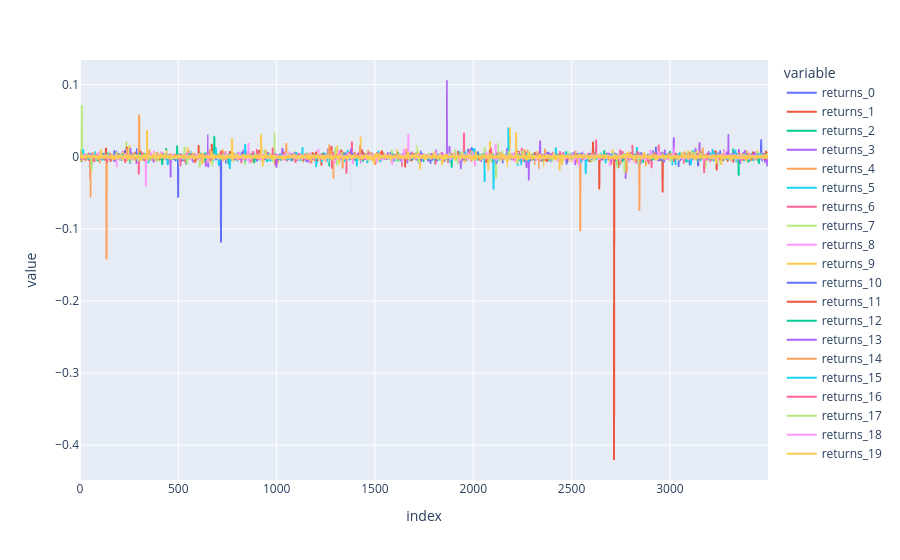

The notebook cell saved with this chart:
### Code cell
returns: pd.DataFrame = pd.DataFrame({f"returns_{i}": np.log(df[f"price_{i}"].shift(-1)/df[f"price_{i}"]).dropna() for i in range(num_paths)})
px.line(returns, x = returns.index, y = [f"returns_{i}" for i in range(num_paths)])

### Figure 1 — Plotly figure (JSON) as saved in the notebook; plotly's stock layout.template omitted (floating-point values rounded to 4 significant figures; data arrays with more than 128 entries replaced by an {"elided": "..."} marker saying what was removed)
{"data": [{"hovertemplate": "variable=returns_0<br>index=%{x}<br>value=%{y}<extra></extra>", "legendgroup": "returns_0", "line": {"color": "#636efa", "dash": "solid"}, "marker": {"symbol": "circle"}, "mode": "lines", "name": "returns_0", "showlegend": true, "type": "scattergl", "x": {"elided": "3500 int values"}, "xaxis": "x", "y": {"elided": "3500 float values"}, "yaxis": "y"}, {"hovertemplate": "variable=returns_1<br>index=%{x}<br>value=%{y}<extra></extra>", "legendgroup": "returns_1", "line": {"color": "#EF553B", "dash": "solid"}, "marker": {"symbol": "circle"}, "mode": "lines", "name": "returns_1", "showlegend": true, "type": "scattergl", "x": {"elided": "3500 int values"}, "xaxis": "x", "y": {"elided": "3500 float values"}, "yaxis": "y"}, {"hovertemplate": "variable=returns_2<br>index=%{x}<br>value=%{y}<extra></extra>", "legendgroup": "returns_2", "line": {"color": "#00cc96", "dash": "solid"}, "marker": {"symbol": "circle"}, "mode": "lines", "name": "returns_2", "showlegend": true, "type": "scattergl", "x": {"elided": "3500 int values"}, "xaxis": "x", "y": {"elided": "3500 float values"}, "yaxis": "y"}, {"hovertemplate": "variable=returns_3<br>index=%{x}<br>value=%{y}<extra></extra>", "legendgroup": "returns_3", "line": {"color": "#ab63fa", "dash": "solid"}, "marker": {"symbol": "circle"}, "mode": "lines", "name": "returns_3", "showlegend": true, "type": "scattergl", "x": {"elided": "3500 int values"}, "xaxis": "x", "y": {"elided": "3500 float values"}, "yaxis": "y"}, {"hovertemplate": "variable=returns_4<br>index=%{x}<br>value=%{y}<extra></extra>", "legendgroup": "returns_4", "line": {"color": "#FFA15A", "dash": "solid"}, "marker": {"symbol": "circle"}, "mode": "lines", "name": "returns_4", "showlegend": true, "type": "scattergl", "x": {"elided": "3500 int values"}, "xaxis": "x", "y": {"elided": "3500 float values"}, "yaxis": "y"}, {"hovertemplate": "variable=returns_5<br>index=%{x}<br>value=%{y}<extra></extra>", "legendgroup": "returns_5", "line": {"color": "#19d3f3", "dash": "solid"}, "marker": {"symbol": "circle"}, "mode": "lines", "name": "returns_5", "showlegend": true, "type": "scattergl", "x": {"elided": "3500 int values"}, "xaxis": "x", "y": {"elided": "3500 float values"}, "yaxis": "y"}, {"hovertemplate": "variable=returns_6<br>index=%{x}<br>value=%{y}<extra></extra>", "legendgroup": "returns_6", "line": {"color": "#FF6692", "dash": "solid"}, "marker": {"symbol": "circle"}, "mode": "lines", "name": "returns_6", "showlegend": true, "type": "scattergl", "x": {"elided": "3500 int values"}, "xaxis": "x", "y": {"elided": "3500 float values"}, "yaxis": "y"}, {"hovertemplate": "variable=returns_7<br>index=%{x}<br>value=%{y}<extra></extra>", "legendgroup": "returns_7", "line": {"color": "#B6E880", "dash": "solid"}, "marker": {"symbol": "circle"}, "mode": "lines", "name": "returns_7", "showlegend": true, "type": "scattergl", "x": {"elided": "3500 int values"}, "xaxis": "x", "y": {"elided": "3500 float values"}, "yaxis": "y"}, {"hovertemplate": "variable=returns_8<br>index=%{x}<br>value=%{y}<extra></extra>", "legendgroup": "returns_8", "line": {"color": "#FF97FF", "dash": "solid"}, "marker": {"symbol": "circle"}, "mode": "lines", "name": "returns_8", "showlegend": true, "type": "scattergl", "x": {"elided": "3500 int values"}, "xaxis": "x", "y": {"elided": "3500 float values"}, "yaxis": "y"}, {"hovertemplate": "variable=returns_9<br>index=%{x}<br>value=%{y}<extra></extra>", "legendgroup": "returns_9", "line": {"color": "#FECB52", "dash": "solid"}, "marker": {"symbol": "circle"}, "mode": "lines", "name": "returns_9", "showlegend": true, "type": "scattergl", "x": {"elided": "3500 int values"}, "xaxis": "x", "y": {"elided": "3500 float values"}, "yaxis": "y"}, {"hovertemplate": "variable=returns_10<br>index=%{x}<br>value=%{y}<extra></extra>", "legendgroup": "returns_10", "line": {"color": "#636efa", "dash": "solid"}, "marker": {"symbol": "circle"}, "mode": "lines", "name": "returns_10", "showlegend": true, "type": "scattergl", "x": {"elided": "3500 int values"}, "xaxis": "x", "y": {"elided": "3500 float values"}, "yaxis": "y"}, {"hovertemplate": "variable=returns_11<br>index=%{x}<br>value=%{y}<extra></extra>", "legendgroup": "returns_11", "line": {"color": "#EF553B", "dash": "solid"}, "marker": {"symbol": "circle"}, "mode": "lines", "name": "returns_11", "showlegend": true, "type": "scattergl", "x": {"elided": "3500 int values"}, "xaxis": "x", "y": {"elided": "3500 float values"}, "yaxis": "y"}, {"hovertemplate": "variable=returns_12<br>index=%{x}<br>value=%{y}<extra></extra>", "legendgroup": "returns_12", "line": {"color": "#00cc96", "dash": "solid"}, "marker": {"symbol": "circle"}, "mode": "lines", "name": "returns_12", "showlegend": true, "type": "scattergl", "x": {"elided": "3500 int values"}, "xaxis": "x", "y": {"elided": "3500 float values"}, "yaxis": "y"}, {"hovertemplate": "variable=returns_13<br>index=%{x}<br>value=%{y}<extra></extra>", "legendgroup": "returns_13", "line": {"color": "#ab63fa", "dash": "solid"}, "marker": {"symbol": "circle"}, "mode": "lines", "name": "returns_13", "showlegend": true, "type": "scattergl", "x": {"elided": "3500 int values"}, "xaxis": "x", "y": {"elided": "3500 float values"}, "yaxis": "y"}, {"hovertemplate": "variable=returns_14<br>index=%{x}<br>value=%{y}<extra></extra>", "legendgroup": "returns_14", "line": {"color": "#FFA15A", "dash": "solid"}, "marker": {"symbol": "circle"}, "mode": "lines", "name": "returns_14", "showlegend": true, "type": "scattergl", "x": {"elided": "3500 int values"}, "xaxis": "x", "y": {"elided": "3500 float values"}, "yaxis": "y"}, {"hovertemplate": "variable=returns_15<br>index=%{x}<br>value=%{y}<extra></extra>", "legendgroup": "returns_15", "line": {"color": "#19d3f3", "dash": "solid"}, "marker": {"symbol": "circle"}, "mode": "lines", "name": "returns_15", "showlegend": true, "type": "scattergl", "x": {"elided": "3500 int values"}, "xaxis": "x", "y": {"elided": "3500 float values"}, "yaxis": "y"}, {"hovertemplate": "variable=returns_16<br>index=%{x}<br>value=%{y}<extra></extra>", "legendgroup": "returns_16", "line": {"color": "#FF6692", "dash": "solid"}, "marker": {"symbol": "circle"}, "mode": "lines", "name": "returns_16", "showlegend": true, "type": "scattergl", "x": {"elided": "3500 int values"}, "xaxis": "x", "y": {"elided": "3500 float values"}, "yaxis": "y"}, {"hovertemplate": "variable=returns_17<br>index=%{x}<br>value=%{y}<extra></extra>", "legendgroup": "returns_17", "line": {"color": "#B6E880", "dash": "solid"}, "marker": {"symbol": "circle"}, "mode": "lines", "name": "returns_17", "showlegend": true, "type": "scattergl", "x": {"elided": "3500 int values"}, "xaxis": "x", "y": {"elided": "3500 float values"}, "yaxis": "y"}, {"hovertemplate": "variable=returns_18<br>index=%{x}<br>value=%{y}<extra></extra>", "legendgroup": "returns_18", "line": {"color": "#FF97FF", "dash": "solid"}, "marker": {"symbol": "circle"}, "mode": "lines", "name": "returns_18", "showlegend": true, "type": "scattergl", "x": {"elided": "3500 int values"}, "xaxis": "x", "y": {"elided": "3500 float values"}, "yaxis": "y"}, {"hovertemplate": "variable=returns_19<br>index=%{x}<br>value=%{y}<extra></extra>", "legendgroup": "returns_19", "line": {"color": "#FECB52", "dash": "solid"}, "marker": {"symbol": "circle"}, "mode": "lines", "name": "returns_19", "showlegend": true, "type": "scattergl", "x": {"elided": "3500 int values"}, "xaxis": "x", "y": {"elided": "3500 float values"}, "yaxis": "y"}], "layout": {"legend": {"title": {"text": "variable"}, "tracegroupgap": 0}, "margin": {"t": 60}, "xaxis": {"anchor": "y", "domain": [0, 1], "title": {"text": "index"}}, "yaxis": {"anchor": "x", "domain": [0, 1], "title": {"text": "value"}}}}
